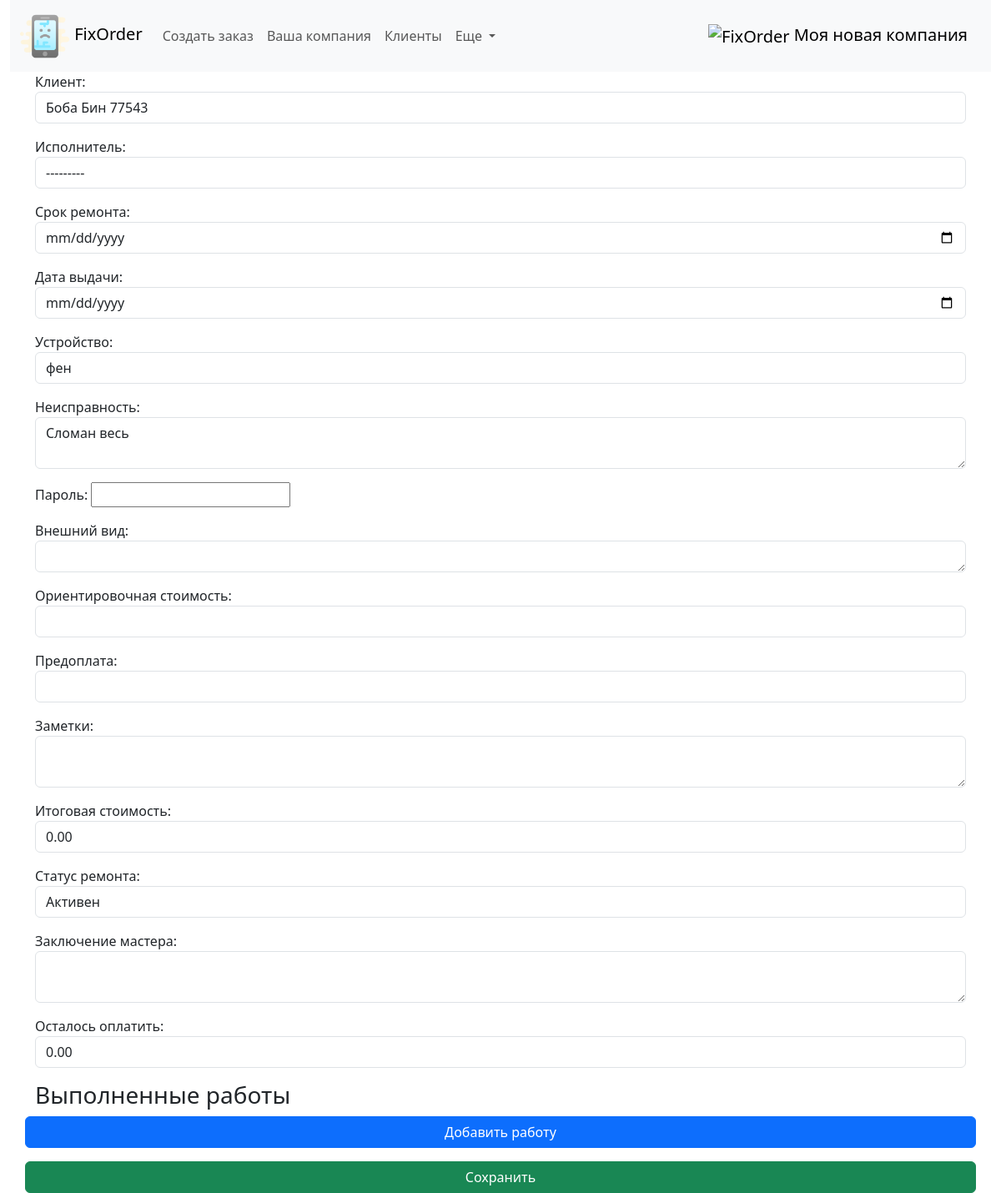
/order/61/, run on an earlier commit of the app's database.
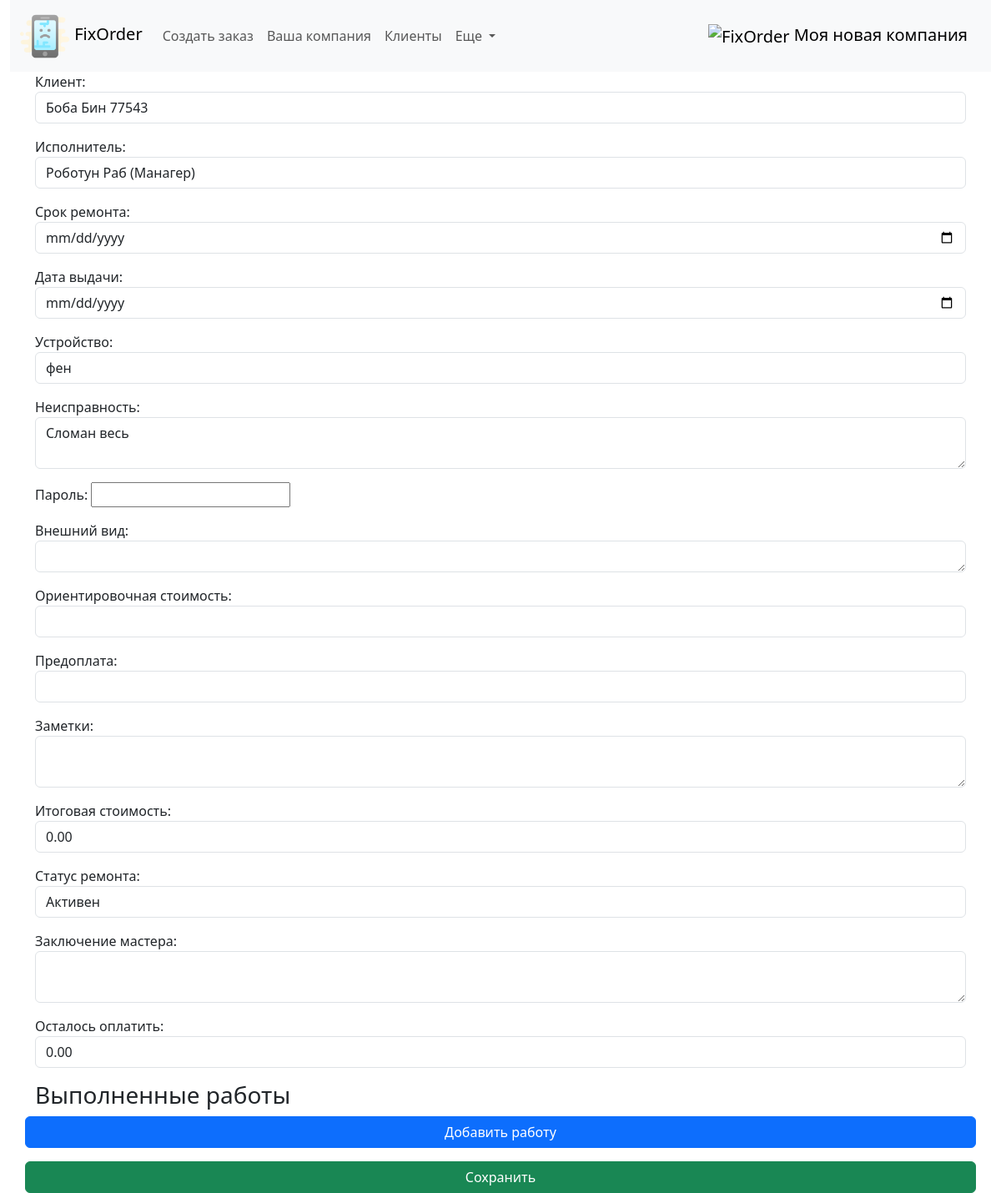
And on a later commit of the database.
### fixorder/models.py (models this page shows, shortened)
class Order(models.Model):
    order_client = models.ForeignKey(Client, related_name='client', null=True, on_delete=models.SET_NULL, verbose_name='Клиент')
    executor = models.ForeignKey(Employee, blank=True, null=True, related_name='executor', on_delete=models.SET_NULL, verbose_name='Исполнитель')
    time_create = models.DateTimeField(auto_now_add=True, verbose_name='Дата прихода')
    time_update = models.DateTimeField(auto_now=True, verbose_name='Дата изменения')
    time_demand = models.DateField(blank=True, null=True, verbose_name='Срок ремонта')
    time_away = models.DateTimeField(null=True, blank=True, verbose_name='Дата выдачи')
    device = models.CharField(max_length=255, verbose_name='Устройство')
    defect = models.TextField(max_length=400, verbose_name='Неисправность')
    device_password = models.CharField(max_length=50, blank=True, null=True, verbose_name='Пароль')
    device_exterior = models.TextField(max_length=400, blank=True, null=True, verbose_name='Внешний вид')
    initial_price = models.CharField(max_length=10, blank=True, null=True, verbose_name='Ориентировочная стоимость')
    prepaid = models.FloatField(max_length=10, blank=True, null=True, verbose_name='Предоплата')
    notes = models.TextField(max_length=500, blank=True, null=True, verbose_name='Заметки')
    total_price = models.DecimalField(max_digits=10, decimal_places=2, blank=True, default=0, verbose_name='Итоговая стоимость')
    status = models.ForeignKey(OrderStatus, on_delete=models.DO_NOTHING, default=4, related_name='related_order', verbose_name='Статус ремонта')
    conclusion = models.TextField(max_length=500, blank=True, null=True, verbose_name='Заключение мастера')
    remain_to_pay = models.DecimalField(max_digits=10, decimal_places=2, null=True, blank=True, default=0, verbose_name='Осталось оплатить')
    class Meta:
        verbose_name = "Заказы"
        verbose_name_plural = "Заказы"
        ordering = ["-time_create"]
        indexes = [models.Index(fields=["-time_create"]), models.Index(fields=["status"])]

### fixorder/views.py (the view, shortened to what this page needs)
# urls.py: path('order/<int:pk>/', views.Show_and_edit_order.as_view(), name='order'),
class Show_and_edit_order(UpdateView):
    model = Order
    form_class = OrderForm
    template_name = 'fixorder/show_edit_order.html'
    success_url = reverse_lazy('orderlist')
    extra_context = {'title': 'Заказ', 'header': 'Просмотреть/изменить заказ'}
    def get_context_data(self, **kwargs):
        context = super().get_context_data(**kwargs)
        if self.request.POST:
            context["work_formset"] = WorkFormSet(self.request.POST, instance=self.object)
        else:
            context["work_formset"] = WorkFormSet(instance=self.object)
        return context

### fixorder/models.py (called while the page is built)
    def __str__(self):
        return self.status

    def __str__(self):
        return f'{self.name} {self.phone} {self.phone1}'

    def __str__(self):
        return f'{self.name} ({self.position})'

### fixorder/templatetags/fixorder_tags.py (called while the page is built)
@register.simple_tag
def logo_url():
    return static('img/logo.png')

@register.simple_tag
def get_company_name():
    return Company.objects.get(pk=1).brand_name

### fixorder/templates/fixorder/show_edit_order.html (shortened to what this page needs)
{% extends 'fixorder/base.html' %}
{% block content %}
    {% load static %}
<div class="class=form-control">
<form method="post" id="work-form-container" >
    {{ form.as_p }}
</div>
    <h3>Выполненные работы</h3>
</div>
    <button type="button" id="add-work-button" class="btn btn-primary">Добавить работу</button>
    <button type="submit" class="btn btn-success mt-3">Сохранить</button>
{% endblock %}

What changed in the data, as far as the page shows it:
changed Order "Боба Бин 77543": executor "---------" → "Роботун Раб (Манагер)"
